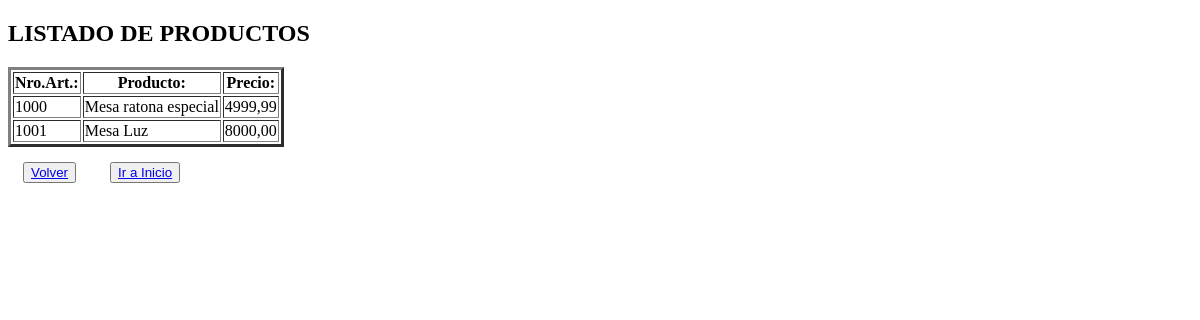
The page /producto/producto/list/ on the database as committed earlier.
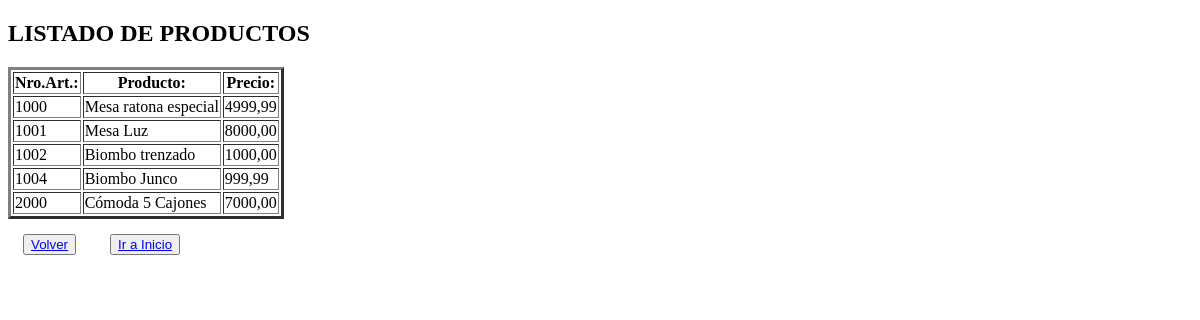
The same page on the database as committed later.
### apps/producto/models.py (models this page shows, shortened)
class Producto(models.Model):
    numero_articulo = models.IntegerField(unique=True)
    nombre_producto = models.CharField(max_length=100, unique=True)
    precio = models.DecimalField(max_digits=12, decimal_places=2)

### apps/producto/views.py (the view)
# urls.py: path("producto/list/", views.producto_list, name="producto_list"),
def producto_list(request):
    consulta = models.Producto.objects.all()
    contexto = {"listado_produ": consulta}
    return render(request, "producto/producto_list.html", contexto)

### apps/producto/templates/producto/producto_list.html (shortened to what this page needs)
{% extends 'core/base.html' %}
{% block contenido %}
<h2>
    LISTADO DE PRODUCTOS
</h2>
<table border="3">
    <thead>
       <th>Nro.Art.:</th>
       <th>Producto:</th>
       <th>Precio:</th>
    </thead>
    <tbody>
        {% for variable_producto in listado_produ %}
            <tr>
                <td> {{ variable_producto.numero_articulo }} </td>
                <td> {{ variable_producto.nombre_producto }} </td>
                <td> {{ variable_producto.precio }} </td>
            </tr>
        {% endfor %}
    </tbody>
</table>
<button><a href="{% url 'producto:index' %}"> Volver </a></button>
<button><a href="{% url 'core:index' %}"> Ir a Inicio </a></button>
{% endblock contenido %}

Rows that differ between the two databases and show on the page:
added Producto: numero_articulo "1002", nombre_producto "Biombo trenzado", precio "1000,00"
added Producto: numero_articulo "1004", nombre_producto "Biombo Junco", precio "999,99"
added Producto: numero_articulo "2000", nombre_producto "Cómoda 5 Cajones", precio "7000,00"
